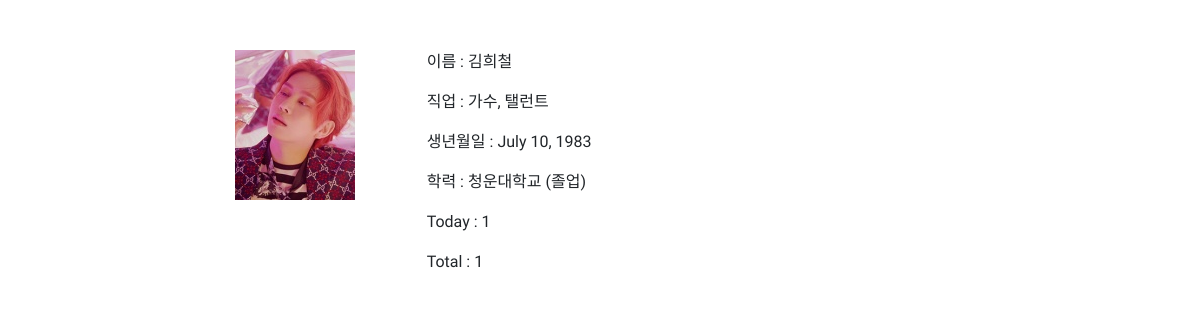
The page /detail/4 on the database its author committed.
### myapp/models.py (models this page shows)
class Celebrity(models.Model):
    name = models.CharField(max_length = 64,verbose_name = '이름')
    birth = models.DateField(verbose_name = '생년월일')
    job = models.CharField(max_length = 64, verbose_name = '직업')
    edu = models.CharField(max_length = 256, verbose_name = '학력')
    photo = models.ImageField(upload_to = '%d')
    visitor_today = models.IntegerField(default = 0, verbose_name = '오늘 방문자')
    visitor_total = models.IntegerField(default = 0, verbose_name = '총 방문자')
    visited_day = models.TextField(blank = True, null = True, verbose_name = '방문일자')
    @property
    def visitor(self):
        today = datetime.today().strftime("%Y-%m-%d")
        if self.visited_day == today:
            self.visitor_today += 1
            self.visitor_total += 1
            self.save()
        else:
            self.visited_day = today
            self.visitor_today = 0
            self.visitor_today += 1
            self.visitor_total += 1
            self.save()

### myapp/views.py (the view)
# urls.py: path('detail/<int:pk>', views.detail, name='detail'),
def detail(request, pk):
    celebrity = get_object_or_404(Celebrity, pk=pk)
    visitor = celebrity.visitor
    return render(request, 'detail.html', {'celebrity':celebrity})

### myapp/templates/detail.html (shortened to what this page needs)
{% load static %}
<!DOCTYPE HTML>
<html>
<head>
    <link rel="stylesheet" href="https://stackpath.bootstrapcdn.com/bootstrap/4.5.2/css/bootstrap.min.css"
>
</head>
<form method='post' action='{% url "detail" celebrity.pk %}' enctype="multipart/form-data">
<div class="row" style="padding: 50px;">
    <div class="col" style="padding-left: 200px;"><img src="{{ celebrity.photo.url }}" alt=""></div>
    <div class="col-8">
        <p>이름 : {{ celebrity.name }}</p>
        <p>직업 : {{ celebrity.job }}</p>
        <p>생년월일 : {{ celebrity.birth }}</p>
        <p>학력 : {{ celebrity.edu }}</p>
        <p>Today : {{ celebrity.visitor_today }}</p>
        <p>Total : {{ celebrity.visitor_total }}</p>
    </div>
</div>
</form>
</body>
</html>

### myapp/templates/detail.html (style rules this page uses)
body, div { font-family: 'Do Hyeon', sans-serif; }

### rows shown on the page
Celebrity: photo (picture), name "김희철", job "가수, 탤런트", birth "July 10, 1983", edu "청운대학교 (졸업)", visitor_today "1", visitor_total "1"
